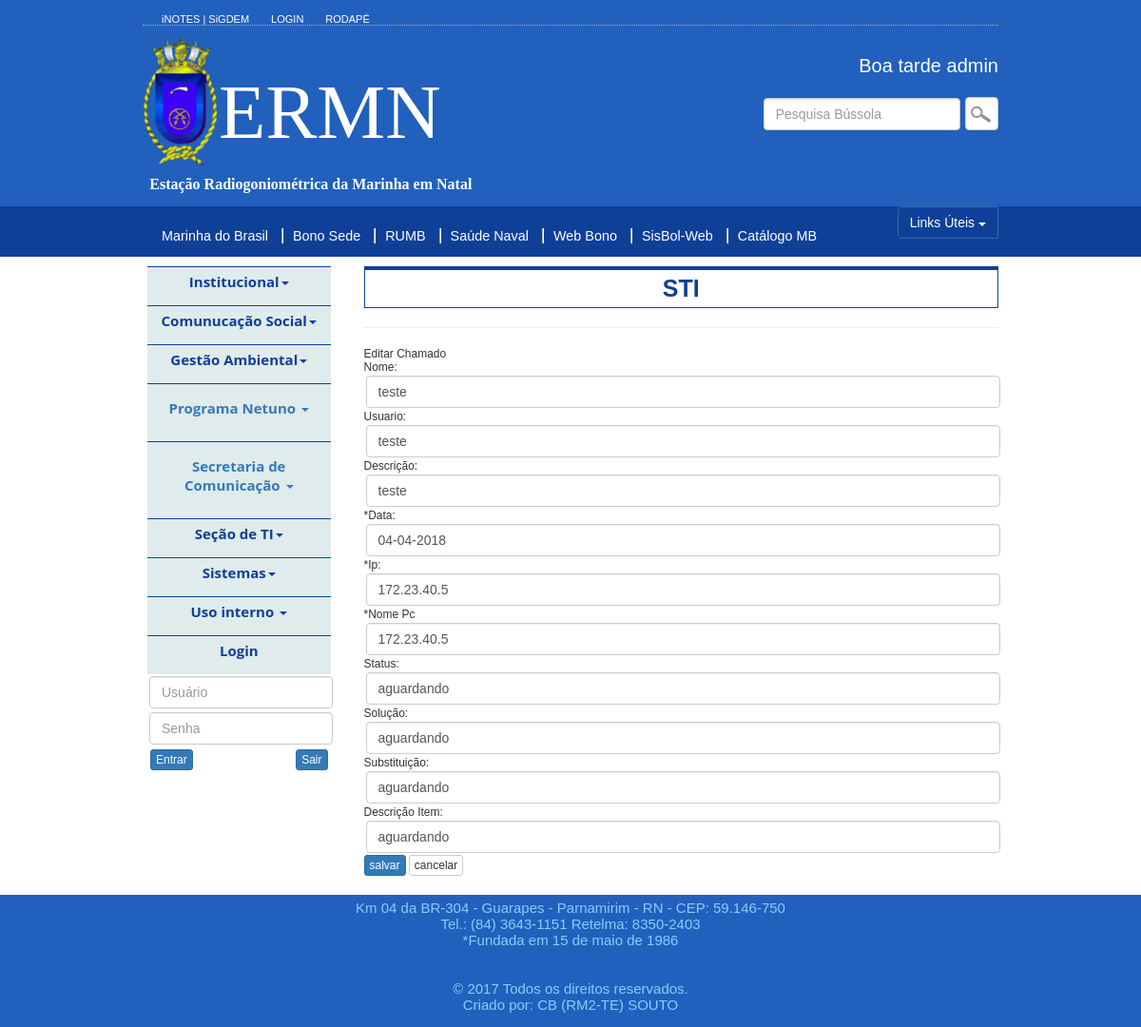
The app's page /usoInterno/editarChamadoSti.php?id=6 (signed in) with its own data.
### tables this page shows
CREATE TABLE `chamadosti` (
  `id` int(11) NOT NULL,
  `nome` varchar(60) NOT NULL,
  `usuario` varchar(30) NOT NULL,
  `descricao` varchar(250) NOT NULL,
  `sdata` varchar(15) NOT NULL,
  `infpc` varchar(30) NOT NULL,
  `infpc2` varchar(40) NOT NULL,
  `providenciado` varchar(20) NOT NULL,
  `solucao` varchar(250) NOT NULL,
  `substituicao` varchar(20) NOT NULL,
  `itemdesc` varchar(200) NOT NULL
);

### application/ChamadoStiService.class.php (called while the page is built, shortened)
<?php
class ChamadoStiService {
    private $incluirChamadoSti;
    function __construct($conexao) {
        $this->incluirChamadoSti = new ChamadoStiRepository($conexao);
    }
    function mostrarChamadoStiId($id){
        return $this->incluirChamadoSti->listarChamadoStiId($id);
    }
}

### repository/ChamadoStiRepository.class.php (called while the page is built, shortened)
<?php
class ChamadoStiRepository {
      private $conexao;
      function __construct($conexao) {
        $this->conexao = $conexao;
    }
     public function listarChamadoStiId($id){
        $retorno = array();
        $query = "SELECT id, nome, usuario, descricao, sdata, infpc, infpc2, providenciado, solucao, "
                . "substituicao, itemdesc FROM chamadosti WHERE id=".$id;
          if ($stmt = $this->conexao->getMysqli()->prepare($query)) {
            $stmt->execute();
            $stmt->bind_result($id, $nome, $usuario, $descricao, $sData, $infpc, $infpc2, $providenciado, $solucao, $substituicao, $itemdesc);
            while ($stmt->fetch()) {
                $retorno[] = new ChamadoSti($id, $nome, $usuario, $descricao, $sData, $infpc, $infpc2, $providenciado, $solucao, $substituicao, $itemdesc);
            }
        }else{
            throw new Exception("erro no prepare: ". $this->conexao->getObjetoConexao()->error );
        }
        return $retorno;
    }
}

### util/ConexaoDeInclusao.class.php (called while the page is built, shortened)
<?php
class ConexaoDeInclusao {
    private $host = "localhost";
    private $usuario = "root";
    private $senha = "sabotagem";
    private $banco = "intranetermn";
    private $mysqli;
    public function __construct() {
        $this->mysqli = new mysqli($this->host, $this->usuario,$this->senha,$this->banco);
    }
    public function getMysqli(){
        return $this->mysqli;
    }
}

### repository/IndDesempRepository.class.php (called while the page is built, shortened)
<?php
class IndDesempRepository {
    private $conexao;
    function __construct($conexao) {
        $this->conexao = $conexao;
    }
    public function listarIndDesemp(){
        $retorno = array();
        $query = "SELECT id, nome FROM inddesemp ORDER BY id DESC limit 1";
          if ($stmt = $this->conexao->getMysqli()->prepare($query)) {
            $stmt->execute();
            $stmt->bind_result($id, $nome);
            while ($stmt->fetch()) {
                $retorno[] = new IndDesemp($id, $nome);
            }
        }else{
            throw new Exception("erro no prepare: ". $this->conexao->getObjetoConexao()->error );
        }
        return $retorno;
    }
}

### repository/NdnrRepository.class.php (called while the page is built, shortened)
<?php
class NdnrRepository {
    private $conexao;
    function __construct($conexao) {
        $this->conexao = $conexao;
    }
    public function listarNdnr(){
        $retorno = array();
        $query = "SELECT id, nome FROM ndnr ORDER BY id DESC";
          if ($stmt = $this->conexao->getMysqli()->prepare($query)) {
            $stmt->execute();
            $stmt->bind_result($id, $nome);
            while ($stmt->fetch()) {
                $retorno[] = new Ndnr($id, $nome);
            }
        }else{
            throw new Exception("erro no prepare: ". $this->conexao->getObjetoConexao()->error );
        }
        return $retorno;
    }
}

### repository/CardapioRepository.class.php (called while the page is built, shortened)
<?php
class CardapioRepository {
    private $conexao;
    function __construct($conexao) {
        $this->conexao = $conexao;
    }
    public function listarCardapio(){
        $retorno = array();
        $query = "SELECT id, nome FROM cardapio ORDER BY id DESC";
          if ($stmt = $this->conexao->getMysqli()->prepare($query)) {
            $stmt->execute();
            $stmt->bind_result($id, $nome);
            while ($stmt->fetch()) {
                $retorno[] = new Cardapio($id, $nome);
            }
        }else{
            throw new Exception("erro no prepare: ". $this->conexao->getObjetoConexao()->error );
        }
        return $retorno;
    }
}

### repository/PlanoDiaRepository.class.php (called while the page is built, shortened)
<?php
class PlanoDiaRepository {
    private $conexao;
    function __construct($conexao) {
        $this->conexao = $conexao;
    }
    public function listarPlanoDia(){
        $retorno = array();
        $query = "SELECT id, nome FROM planodia ORDER BY id DESC";
          if ($stmt = $this->conexao->getMysqli()->prepare($query)) {
            $stmt->execute();
            $stmt->bind_result($id, $nome);
            while ($stmt->fetch()) {
                $retorno[] = new PlanoDia($id, $nome);
            }
        }else{
            throw new Exception("erro no prepare: ". $this->conexao->getObjetoConexao()->error );
        }
        return $retorno;
    }
}

### entity/ChamadoSti.class.php (called while the page is built, shortened)
<?php
class ChamadoSti {
    private $nome;
    private $usuario;
    private $descricao;
    private $sData;
    private $infPc;
    private $infPc2;
    private $providenciado;
    private $solucao;
    private $substituicao;
    private $itemDesc;
    function __construct($id, $nome, $usuario, $descricao, $sData, $infpc, $infpc2, $providenciado, $solucao, $substituicao, $itemdesc) {
        $this->nome = $nome;
        $this->usuario = $usuario;
        $this->descricao = $descricao;
        $this->sData = $sData;
        $this->infPc = $infpc;
        $this->infPc2 = $infpc2;
        $this->providenciado = $providenciado;
        $this->solucao = $solucao;
        $this->substituicao = $substituicao;
        $this->itemDesc = $itemdesc;
    }
    function getNome() {
        return $this->nome;
    }
    function getUsuario() {
        return $this->usuario;
    }
    function getDescricao() {
        return $this->descricao;
    }
    function getSData() {
        return $this->sData;
    }
    function getInfPc() {
        return $this->infPc;
    }
    function getInfPc2() {
        return $this->infPc2;
    }
    function getProvidenciado() {
        return $this->providenciado;
    }
    function getSolucao() {
        return $this->solucao;
    }
    function getSubstituicao() {
        return $this->substituicao;
    }
    function getItemDesc() {
        return $this->itemDesc;
    }
}

### usoInterno/editarChamadoSti.php (the view, shortened to what this page needs)
<!DOCTYPE html>
<?php
if(isset($_SESSION['usuarioID']) && isset($_SESSION['usuarioNome'])){
    include_once '../entity/ChamadoSti.class.php';
    include_once '../util/ConexaoDeInclusao.class.php';
    include_once '../repository/NdnrRepository.class.php';
    include_once '../repository/ChamadoStiRepository.class.php';
    include_once '../application/ChamadoStiService.class.php';
    include_once '../repository/PlanoDiaRepository.class.php';
    include_once '../repository/CardapioRepository.class.php';
    include_once '../repository/IndDesempRepository.class.php';
    $conexao = new ConexaoDeInclusao();
    $chamadoStiService = new ChamadoStiService($conexao);
    $planoDiaRepository = new PlanoDiaRepository($conexao);
    $pdList = $planoDiaRepository->listarPlanoDia();
    $cardapioRepository = new CardapioRepository($conexao);
    $cardapioList = $cardapioRepository->listarCardapio();
    $ndnrRepository = new NdnrRepository($conexao);
    $ndnrList = $ndnrRepository->listarNdnr();
    $indDesempRepository = new IndDesempRepository($conexao);
    $indDesempList = $indDesempRepository->listarIndDesemp();
if($_SERVER['REQUEST_METHOD'] == 'GET'){
    if(isset($_GET['id'])){
    $idChamadoSti = htmlspecialchars($_GET['id']);
    $lista = $chamadoStiService->mostrarChamadoStiId($idChamadoSti);
    }
}
?>
<html lang="pt-br">
    <head>
         <?php
            include '../views/cssJsImports.php';
        ?>
    </head>
    <body id="wrapper">
        <?php
            include '../views/header.php';
        ?>
        <section class="container nav-justified" id="main">
            <div class="links">
                    <?php
                    include './navegacaoUsoInterno.php';
                    ?>
                    <div class="col-md-9">
                        <p class="styleTitulo" id="stiRef">STI</p>
                        <hr/>
                        <div class="tbtituloSol" colspan="5" id="cEditRef">Editar Chamado</div>
                        <section>
                            <?php
                                for($i=0; $i<1; $i++){
                                    $chamadoSti = $lista[0];
                                    ?>
                                <form action="../repository/editarChamadoStiRepository.php" method="POST" enctype="multipart/form-data">
                                    Nome: <input class="form-control" type="text" name="nome" value="<?= $chamadoSti->getNome()?>" />
                                    Usuario: <input class="form-control" type="text" name="usuario" value="<?= $chamadoSti->getUsuario()?>" />
                                    Descrição: <input class="form-control" type="text" name="descricao" value="<?= $chamadoSti->getDescricao()?>" />
                                    *Data: <input class="form-control" type="text" name="sData" value="<?= $chamadoSti->getSdata()?>" />
                                    *Ip: <input class="form-control" type="text" name="infPc" value="<?= $chamadoSti->getInfPc()?>">
                                    *Nome Pc<input class="form-control" type="text" name="infPc2" value="<?= $chamadoSti->getInfPc2()?>">
                                    Status: <input class="form-control" type="text" name="providenciado" value="<?= $chamadoSti->getProvidenciado()?>">
                                    Solução: <input class="form-control" type="text" name="solucao" value="<?= $chamadoSti->getSolucao()?>"/>
                                    Substituição:<input class="form-control" type="text" name="substituicao" value="<?= $chamadoSti->getSubstituicao()?>">
                                    Descrição Item: <input class="form-control" type="text" name="itemDesc" value="<?= $chamadoSti->getItemDesc()?>">
                                    <input type="submit" class="btn btn-xs btn-primary" value="salvar"/>
                                    <input type="button" class="btn btn-xs btn-default" value="cancelar" onClick="history.go(-1)">
                                </form>
                                <?php } ?>
                        </section>
                    </div>
                </div>
        </section>
            <?php
            include '../views/footer.php';
            ?>
    </body>
</html>
<?php
}else{
    header("Location: ../views/sti.php");
    exit;
}

### css/index.css (style rules this page uses)
* { padding: 0; list-style: none; vertical-align: baseline; }
body { font: 100% Arial, FreeSans, sans-serif; margin: 0; }
#wrapper { margin: 0 auto; max-width: 100%; width: 100%; font-size: 1.2em; font-family: "open_sansregular", Arial, Helvetica, sans-serif; }
#main { margin-bottom: 20px; }
.links { width: 930px; padding-top: 10px; margin: 40px auto; }
.form-control { margin: 2px; }

### css/estilos.css (style rules this page uses)
.styleTitulo { font-size: 25px; font-weight: bold; color: #0e4097; border-top: 4px #0e4097 solid; border-bottom: 1px #0e4097 solid; border-left: 1px #0e4097 solid; border-right: 1px #0e4097 solid; text-align: center; padding-top: 5px; padding-bottom: 5px; }

### records on screen
chamadosti: nome "teste", usuario "teste", descricao "teste", sData "04-04-2018", infPc "172.23.40.5", infPc2 "172.23.40.5", providenciado "aguardando", solucao "aguardando", substituicao "aguardando", itemDesc "aguardando"

### other values on screen
$resp "Boa tarde admin"
